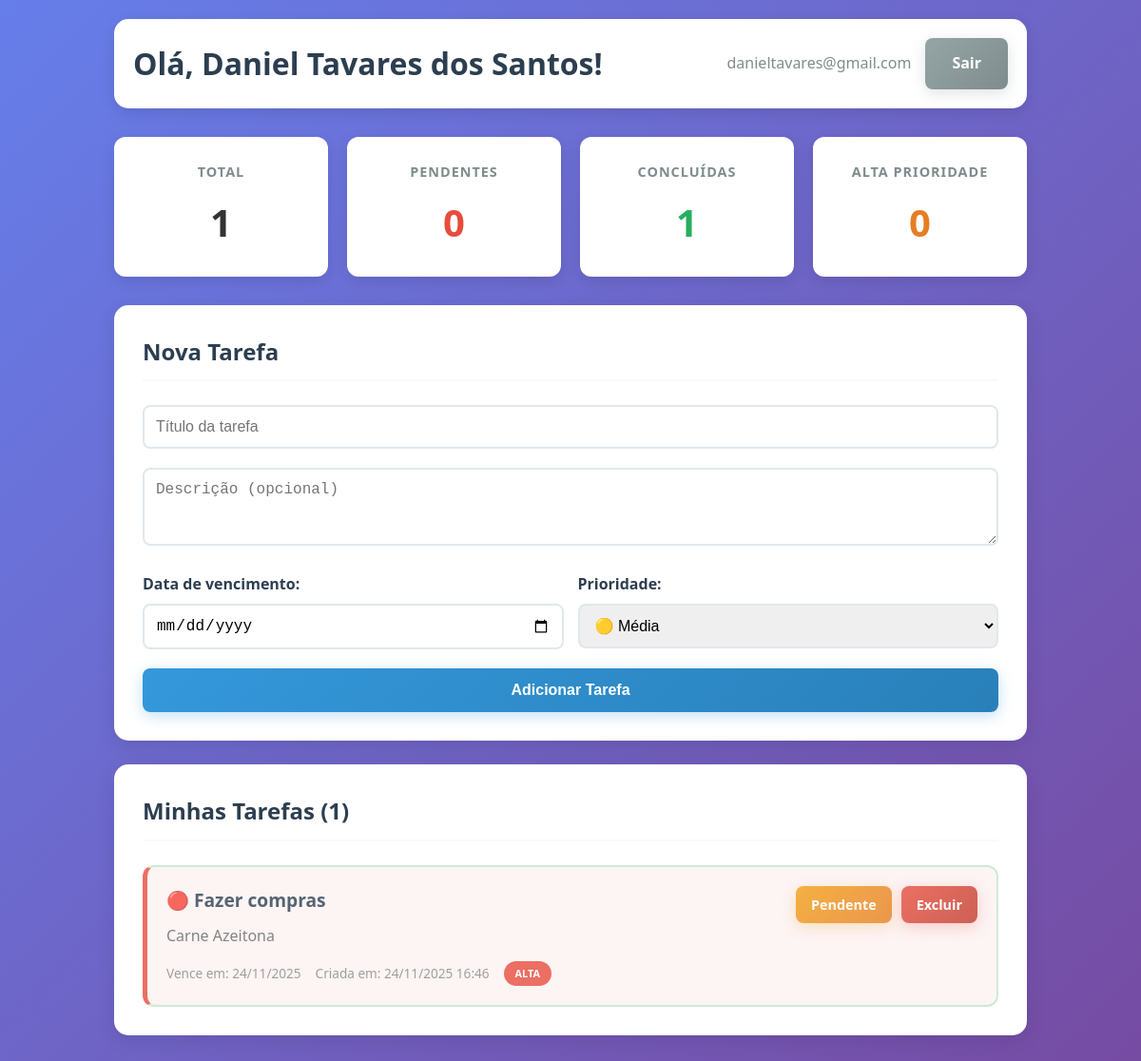
/root/dashboard.php (signed in), run on the app's committed database.
### tables this page shows
CREATE TABLE `tarefas` (
  `id` int(11) NOT NULL,
  `usuario_id` int(11) NOT NULL,
  `titulo` varchar(255) NOT NULL,
  `descricao` text DEFAULT NULL,
  `vencimento` date DEFAULT NULL,
  `status` enum('pendente','concluida','excluida') DEFAULT 'pendente',
  `criado_em` timestamp NOT NULL DEFAULT current_timestamp(),
  `atualizado_em` timestamp NULL DEFAULT NULL,
  `prioridade` enum('baixa','media','alta') DEFAULT 'media'
);

### src/task.php (called while the page is built, shortened)
<?php
function getTarefas($pdo, $usuario_id) {
    $stmt = $pdo->prepare("SELECT * FROM tarefas WHERE usuario_id = ? AND status != 'excluida' ORDER BY
        CASE prioridade
            WHEN 'alta' THEN 1
            WHEN 'media' THEN 2
            WHEN 'baixa' THEN 3
        END, criado_em DESC");
    $stmt->execute([$usuario_id]);
    return $stmt->fetchAll(PDO::FETCH_ASSOC);
}
function getEstatisticasTarefas($pdo, $usuario_id) {
    $stmt = $pdo->prepare("
        SELECT
            COUNT(*) as total,
            SUM(CASE WHEN status = 'pendente' THEN 1 ELSE 0 END) as pendentes,
            SUM(CASE WHEN status = 'concluida' THEN 1 ELSE 0 END) as concluidas,
            SUM(CASE WHEN prioridade = 'alta' AND status = 'pendente' THEN 1 ELSE 0 END) as altas_pendentes
        FROM tarefas
        WHERE usuario_id = ? AND status != 'excluida'
    ");
    $stmt->execute([$usuario_id]);
    return $stmt->fetch(PDO::FETCH_ASSOC);
}
?>

### root/dashboard.php (the view, shortened to what this page needs)
<?php
require_once '../src/auth.php';
require_once '../src/task.php';
$tarefas = getTarefas($pdo, $_SESSION['usuario_id']);
$estatisticas = getEstatisticasTarefas($pdo, $_SESSION['usuario_id']);
$icones_prioridade = [
    'baixa' => '🔵',
    'media' => '🟡',
    'alta' => '🔴'
];
?>
<!DOCTYPE html>
<html lang="pt-br">
<head>
    <link rel="stylesheet" href="css/style.css">
</head>
<body>
    <div class="container">
        <header>
            <h1>Olá, <?php echo htmlspecialchars($_SESSION['usuario_nome']); ?>!</h1>
            <div class="user-actions">
                <span><?php echo $_SESSION['usuario_email']; ?></span>
                <a href="?logout" class="btn btn-secondary">Sair</a>
            </div>
        </header>
        <div class="stats">
            <div class="stat-card">
                <h3>Total</h3>
                <span class="count"><?php echo $estatisticas['total'] ?? 0; ?></span>
            </div>
            <div class="stat-card">
                <h3>Pendentes</h3>
                <span class="count pending"><?php echo $estatisticas['pendentes'] ?? 0; ?></span>
            </div>
            <div class="stat-card">
                <h3>Concluídas</h3>
                <span class="count completed"><?php echo $estatisticas['concluidas'] ?? 0; ?></span>
            </div>
            <div class="stat-card">
                <h3>Alta Prioridade</h3>
                <span class="count high-priority"><?php echo $estatisticas['altas_pendentes'] ?? 0; ?></span>
            </div>
        </div>
        <div class="card">
            <h2>Nova Tarefa</h2>
            <form method="POST">
                <div class="form-group">
                    <input type="text" name="titulo" placeholder="Título da tarefa" required>
                </div>
                <div class="form-group">
                    <textarea name="descricao" placeholder="Descrição (opcional)" rows="3"></textarea>
                </div>
                <div class="form-row">
                    <div class="form-group">
                        <label for="vencimento">Data de vencimento:</label>
                        <input type="date" name="vencimento" id="vencimento">
                    </div>
                    <div class="form-group">
                        <label for="prioridade">Prioridade:</label>
                        <select name="prioridade" id="prioridade">
                            <option value="media" selected>🟡 Média</option>
                        </select>
                    </div>
                </div>
                <button type="submit" class="btn">Adicionar Tarefa</button>
            </form>
        </div>
        <div class="card">
            <h2>Minhas Tarefas (<?php echo count($tarefas); ?>)</h2>
            <?php if (empty($tarefas)): ?>
                <p class="no-tasks">Nenhuma tarefa cadastrada. Adicione sua primeira tarefa acima!</p>
            <?php else: ?>
                <div class="tasks-list">
                    <?php foreach ($tarefas as $tarefa): ?>
                        <div class="task-item <?php echo $tarefa['status']; ?> prioridade-<?php echo $tarefa['prioridade']; ?>">
                            <div class="task-content">
                                <h3>
                                    <?php echo $icones_prioridade[$tarefa['prioridade']] . ' ' . htmlspecialchars($tarefa['titulo']); ?>
                                </h3>
                                <?php if (!empty($tarefa['descricao'])): ?>
                                    <p><?php echo htmlspecialchars($tarefa['descricao']); ?></p>
                                <?php endif; ?>
                                <div class="task-meta">
                                    <?php if ($tarefa['vencimento']): ?>
                                        <span class="due-date">
                                            Vence em: <?php echo date('d/m/Y', strtotime($tarefa['vencimento'])); ?>
                                        </span>
                                    <?php endif; ?>
                                    <span class="created-date">
                                        Criada em: <?php echo date('d/m/Y H:i', strtotime($tarefa['criado_em'])); ?>
                                    </span>
                                    <span class="priority-badge prioridade-<?php echo $tarefa['prioridade']; ?>">
                                        <?php echo ucfirst($tarefa['prioridade']); ?>
                                    </span>
                                </div>
                            </div>
                            <div class="task-actions">
                                <?php if ($tarefa['status'] === 'pendente'): ?>
                                    <a href="?acao=concluir&id=<?php echo $tarefa['id']; ?>" class="btn btn-success">Concluir</a>
                                <?php else: ?>
                                    <a href="?acao=pendente&id=<?php echo $tarefa['id']; ?>" class="btn btn-warning">Pendente</a>
                                <?php endif; ?>
                                <a href="?acao=excluir&id=<?php echo $tarefa['id']; ?>" class="btn btn-danger"
                                   onclick="return confirm('Tem certeza que deseja excluir esta tarefa?')">Excluir</a>
                            </div>
                        </div>
                    <?php endforeach; ?>
                </div>
            <?php endif; ?>
        </div>
    </div>
</body>
</html>

### root/css/style.css (style rules this page uses)
* { margin: 0; padding: 0; box-sizing: border-box; }
body { font-family: 'Segoe UI', Tahoma, Geneva, Verdana, sans-serif; background: linear-gradient(135deg, #667eea 0%, #764ba2 100%); color: #333; line-height: 1.6; min-height: 100vh; }
.container { max-width: 1000px; margin: 0 auto; padding: 20px; }
.form-group { margin-bottom: 20px; }
.form-group label { display: block; margin-bottom: 8px; font-weight: 600; color: #2c3e50; }
.form-group input, .form-group textarea, .form-group select { width: 100%; padding: 12px; border: 2px solid #e1e8ed; border-radius: 8px; font-size: 16px; transition: all 0.3s ease; }
.form-row { display: grid; grid-template-columns: 1fr 1fr; gap: 15px; }
.btn { background: linear-gradient(135deg, #3498db, #2980b9); color: white; padding: 14px 28px; border: none; border-radius: 8px; cursor: pointer; font-size: 16px; font-weight: 600; width: 100%; text-decoration: none; display: inline-block; text-align: center; transition: all 0.3s ease; box-shadow: 0 4px 15px rgba(52, 152, 219, 0.3); }
.btn-warning { background: linear-gradient(135deg, #f39c12, #e67e22); box-shadow: 0 4px 15px rgba(243, 156, 18, 0.3); }
.btn-danger { background: linear-gradient(135deg, #e74c3c, #c0392b); box-shadow: 0 4px 15px rgba(231, 76, 60, 0.3); }
.btn-secondary { background: linear-gradient(135deg, #95a5a6, #7f8c8d); box-shadow: 0 4px 15px rgba(149, 165, 166, 0.3); }
header { display: flex; justify-content: space-between; align-items: center; margin-bottom: 30px; padding: 20px; background: white; border-radius: 15px; box-shadow: 0 5px 15px rgba(0,0,0,0.1); }
header h1 { color: #2c3e50; margin: 0; }
.user-actions { display: flex; align-items: center; gap: 15px; }
.user-actions span { color: #7f8c8d; font-weight: 500; }
.stats { display: grid; grid-template-columns: repeat(auto-fit, minmax(200px, 1fr)); gap: 20px; margin-bottom: 30px; }
.stat-card { background: white; padding: 25px; border-radius: 12px; text-align: center; box-shadow: 0 5px 15px rgba(0,0,0,0.1); transition: transform 0.3s ease; }
.stat-card h3 { color: #7f8c8d; font-size: 0.9em; text-transform: uppercase; letter-spacing: 1px; margin-bottom: 10px; }
.stat-card .count { font-size: 2.5em; font-weight: bold; display: block; }
.count.pending { color: #e74c3c; }
.count.completed { color: #27ae60; }
.count.high-priority { color: #e67e22; }
.card { background: white; padding: 30px; border-radius: 15px; box-shadow: 0 5px 20px rgba(0,0,0,0.1); margin-bottom: 25px; transition: transform 0.3s ease; }
.card h2 { margin-bottom: 25px; color: #2c3e50; border-bottom: 2px solid #f8f9fa; padding-bottom: 10px; }
.tasks-list { display: flex; flex-direction: column; gap: 15px; }
.task-item { display: flex; justify-content: space-between; align-items: flex-start; padding: 20px; border: 2px solid #f8f9fa; border-radius: 12px; background: #fafafa; transition: all 0.3s ease; border-left: 5px solid; }
.task-item.concluida { background: #d4edda; border-color: #c3e6cb; opacity: 0.8; }
.task-item.prioridade-alta { border-left-color: #e74c3c; background: #fdf2f2; }
.task-content { flex: 1; }
.task-content h3 { margin-bottom: 10px; color: #2c3e50; font-size: 1.2em; }
.task-content p { color: #666; margin-bottom: 15px; line-height: 1.5; }
.task-meta { display: flex; gap: 15px; flex-wrap: wrap; font-size: 0.85em; color: #888; }
.due-date, .created-date { display: flex; align-items: center; gap: 5px; }
.priority-badge { padding: 4px 12px; border-radius: 20px; font-size: 0.8em; font-weight: 600; text-transform: uppercase; }
.priority-badge.prioridade-alta { background: #e74c3c; color: white; }
.task-actions { display: flex; gap: 10px; flex-shrink: 0; flex-wrap: wrap; }
.task-actions .btn { width: auto; padding: 8px 16px; font-size: 0.9em; white-space: nowrap; }

### data on the page
tarefas: prioridade "🔴", titulo "Fazer compras", descricao "Carne Azeitona", vencimento "24/11/2025", criado_em "24/11/2025 16:46", prioridade "ALTA"

### other printed values
$_SESSION['usuario_nome'] "Daniel Tavares dos Santos"
$_SESSION['usuario_email'] "danieltavares@gmail.com"
$estatisticas['total'] "1"
$estatisticas['pendentes'] "0"
$estatisticas['concluidas'] "1"
$estatisticas['altas_pendentes'] "0"
count($tarefas) "1"
